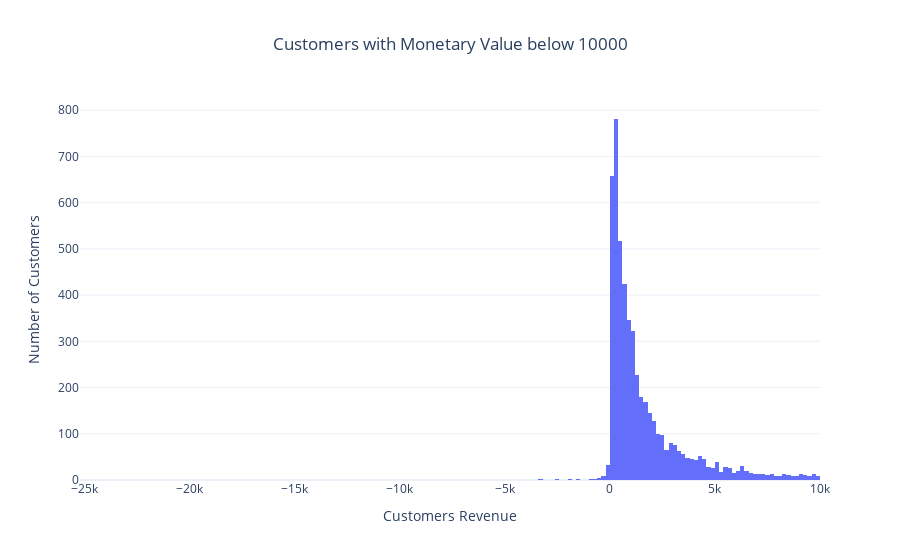

Notebook code cell kept with this figure:
### Code cell
# plot histogram
hist_fig = px.histogram(x=ctm_dt.query('Revenue < 10000')['Revenue'], 
                        title="Customers with Monetary Value below 10000", 
                        template= "plotly_white" 
                       )

hist_fig.update_layout(title_x=0.5, 
                       xaxis_title="Customers Revenue", 
                       yaxis_title="Number of Customers"
                      )

hist_fig.show(config={'displaylogo': False})

### Figure 1 — Plotly figure (JSON) as saved in the notebook; plotly's stock layout.template omitted (floating-point values rounded to 4 significant figures; data arrays with more than 128 entries replaced by an {"elided": "..."} marker saying what was removed)
{"data": [{"alignmentgroup": "True", "bingroup": "x", "hovertemplate": "x=%{x}<br>count=%{y}<extra></extra>", "legendgroup": "", "marker": {"color": "#636efa", "pattern": {"shape": ""}}, "name": "", "offsetgroup": "", "orientation": "v", "showlegend": false, "type": "histogram", "x": {"elided": "5175 float values"}, "xaxis": "x", "yaxis": "y"}], "layout": {"barmode": "relative", "legend": {"tracegroupgap": 0}, "title": {"text": "Customers with Monetary Value below 10000", "x": 0.5}, "xaxis": {"anchor": "y", "domain": [0, 1], "title": {"text": "Customers Revenue"}}, "yaxis": {"anchor": "x", "domain": [0, 1], "title": {"text": "Number of Customers"}}}}
